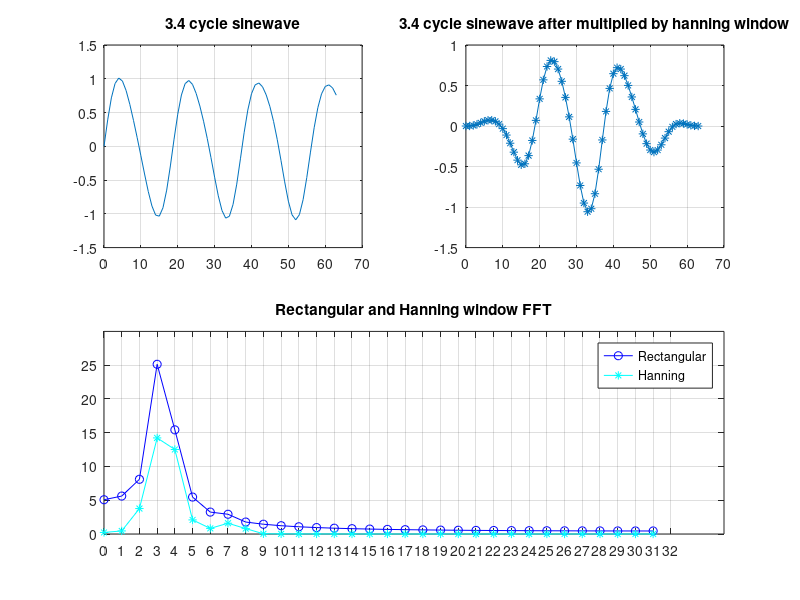

The MATLAB script that drew this image:
%% Compare Hanning window and rectangular window
K = 64; n = 0:K-1;
x = sin(2*pi*3.4*n/K);

% Rectangular window
subplot(3,1,1); plot(n,x); grid on;
title('3.4 cycle sinewave');

% FFT
X = fft(x);
% Hanning windows
x = hann(K).*x';
Xh = fft(x);

subplot(3,1,2); plot(n,x,'-*'); grid on;
title('3.4 cycle sinewave after multiplied by hanning window');

% Plotting
magX = abs(X); magX = magX(1:32);
magXh = abs(Xh); magXh = magXh(1:32);
subplot(3,1,3); plot(n(1:K/2), magX, 'b-o', n(1:K/2), magXh, 'c-*'); 
legend('Rectangular', 'Hanning');
set(gca, 'ytick', 0:5:25);
grid on;
title('Rectangular and Hanning window FFT');

%% Using Hanning window to detect a low-level signal
K = 64; n = 0:K-1;
x = sin(2*pi*3.4*n/K) + 0.1*sin(2*pi*7*n/K);

% Rectangular window
subplot(2,2,1); plot(n,x); grid on;
title('3.4 cycle sinewave');

% FFT
X = fft(x);
% Hanning windows
x = hann(K).*x';
subplot(2,2,2); plot(n,x,'-*'); grid on;
title('3.4 cycle sinewave after multiplied by hanning window');

Xh = fft(x);

% Plotting
magX = abs(X); magX = magX(1:32);
magXh = abs(Xh); magXh = magXh(1:32);
subplot(2,2,[3 4]); plot(n(1:K/2), magX, 'b-o', n(1:K/2), magXh, 'c-*'); 
legend('Rectangular', 'Hanning');
set(gca, 'ytick', 0:5:25);
set(gca, 'xtick',0:K/2);
grid on;
title('Rectangular and Hanning window FFT');
